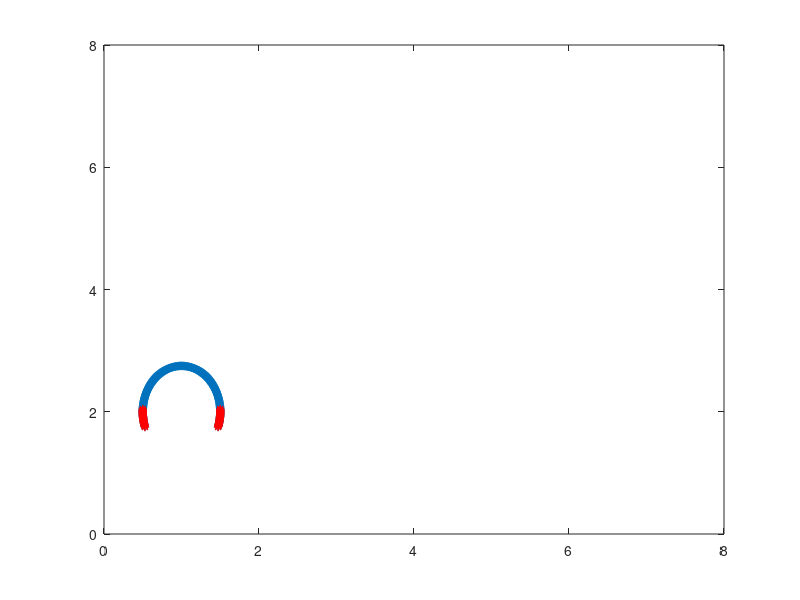

This chart was generated by the following MATLAB code:
close all;
clear all;
L = 8;                              % length of computational domain (m)
N = 512;                            % number of Cartesian grid meshwidths at the finest level of the AMR grid
dx = L/N;                           % Cartesian mesh width (m)
ds = dx/2;
 
 
 
a=.5;
b=.75;
d=-0.25;
factor_a=.8;
 
F=5e0;
 
theta=zeros(1000,1);
theta_lim=asin(d/b);
theta_test=pi/2;
 
x_points=zeros(1000,1);
z_points=zeros(1000,1);
id_points=zeros(1000,1);
offset = 0;
 
kappa_spring = 1.0e5;               % spring constant (Newton)
kappa_beam = 5.0e3;                % beam stiffness constant (Newton m^2)
%kappa_beam_flexible = kappa_beam/5;               % beam stiffness constant (Newton m^2)
kappa_target = kappa_spring;        % target point penalty spring constant (Newton)
 
c=0;
while(theta_test<(pi-theta_lim))
    c=c+1;
    theta(c)=theta_test;
     
    x_points(c)=a*cos(theta(c));
    z_points(c)=b*sin(theta(c));
    id_points(c)=c-1;
     
    theta_test=ds/((a*sin(theta(c)))^(2)+(b*cos(theta(c)))^(2))^(.5)+theta(c);
     
end
 
c_stiff=c;
 
 
npts=2*c-1;
npts_wing=floor(npts/2);
npts_musc=floor(npts_wing/4);
 
for j=(c+1):(npts)
    x_points(j)=-1*x_points(j-c+1);
    z_points(j)=z_points(j-c+1);
    id_points(j)=j-1;
end
 
 
 
mesh_name = 'plate2d_whole_';      % structure name
 
xShift = 1;
yShift = 2;
 
x_points=x_points(1:npts)+xShift;
z_points=z_points(1:npts)+yShift;
it_points=id_points(1:npts);
 
plot(x_points(:),z_points(:),'*')
axis([0 8 0 8])

vertex_fid = fopen([mesh_name num2str(N) '.vertex'], 'w');
 
fprintf(vertex_fid, '%d\n', npts);
 
for j=1:npts
    fprintf(vertex_fid, '%1.16e %1.16e\n', x_points(j), z_points(j));
end
 
fclose(vertex_fid);
 

%%%%%%%%%%%%%%%%%%%%%%%%%%%%%%%%%%%%%%%%%%%%%%%%%%%%%%%%%%%%%%%%%%%%%%%%%%%%%%%%
 
%% Write out the spring information for the bell
spring_fid = fopen([mesh_name num2str(N) '.spring'], 'w');
npts_spring_type1=npts-1;
 
fprintf(spring_fid, '%d\n', npts-1);
 
 
for s = 1:c-1
    resting=sqrt((x_points(s)-x_points(s+1))^(2)+(z_points(s)-z_points(s+1))^(2));
    fprintf(spring_fid, '%d %d %1.16e %1.16e %d\n', id_points(s)+1, id_points(s+1)+1, kappa_spring*ds/(ds^2), resting, 0);
end
for s = c+1:npts-1
    resting=sqrt((x_points(s)-x_points(s+1))^(2)+(z_points(s)-z_points(s+1))^(2));
    fprintf(spring_fid, '%d %d %1.16e %1.16e %d\n', id_points(s)+1, id_points(s+1)+1, kappa_spring*ds/(ds^2), resting, 0);
end
resting=sqrt((x_points(1)-x_points(c+1))^(2)+(z_points(1)-z_points(c+1))^(2));
fprintf(spring_fid, '%d %d %1.16e %1.16e %d\n', id_points(1)+1, id_points(c+1)+1, kappa_spring*ds/(ds^2), resting, 0);
 
 
fclose(spring_fid);
 
 
 
%
% %%%%%%%%%%%%%%%%%%%%%%%%%%%%%%%%%%%%%%%%%%%%%%%%%%%%%%%%%%%%%%%%%%%%%%%%%%%%%%%%
%
%% Write out the beam information
beam_fid = fopen([mesh_name num2str(N) '.beam'], 'w');
 
fprintf(beam_fid, '%d\n', npts-2);
 
for s = 2:c-1
    C1 = x_points(s-1)+x_points(s+1)-2*x_points(s);
    C2 = z_points(s-1)+z_points(s+1)-2*z_points(s);
    fprintf(beam_fid, '%d %d %d %1.16e %1.16e %1.16e\n', id_points(s-1)+1, id_points(s)+1, id_points(s+1)+1, kappa_beam*ds/(ds^4), C1, C2);
end
for s = c+2:npts-1
    C1 = x_points(s-1)+x_points(s+1)-2*x_points(s);
    C2 = z_points(s-1)+z_points(s+1)-2*z_points(s);
    fprintf(beam_fid, '%d %d %d %1.16e %1.16e %1.16e\n', id_points(s-1)+1, id_points(s)+1, id_points(s+1)+1, kappa_beam*ds/(ds^4), C1, C2);
end
 
C1 = x_points(c+2)+x_points(1)-2*x_points(c+1);
C2 = z_points(c+2)+z_points(1)-2*z_points(c+1);
fprintf(beam_fid, '%d %d %d %1.16e %1.16e %1.16e\n', id_points(c+2)+1, id_points(c+1)+1, id_points(1)+1, kappa_beam*ds/(ds^4), C1, C2);
 
C1 = x_points(c+1)+x_points(2)-2*x_points(1);
C2 = z_points(c+1)+z_points(2)-2*z_points(1);
fprintf(beam_fid, '%d %d %d %1.16e %1.16e %1.16e\n', id_points(c+1)+1, id_points(1)+1, id_points(2)+1, kappa_beam*ds/(ds^4), C1, C2);
 
 
 
fclose(beam_fid);
 
%
% %%%%%%%%%%%%%%%%%%%%%%%%%%%%%%%%%%%%%%%%%%%%%%%%%%%%%%%%%%%%%%%%%%%%%%%%%%%%%%%%
%
%% Write out the muscle information
 
muscle_name= 'plate2d_muscle_';
 
musc_vertex_fid = fopen([muscle_name num2str(N) '.vertex'], 'w');
 
 
hold on
fprintf(musc_vertex_fid, '%d\n', npts_musc*2);
for s = 1:npts_musc
    fprintf(musc_vertex_fid, '%1.16e %1.16e\n', x_points(npts_wing+1-npts_musc+s), z_points(npts_wing+1-npts_musc+s));
    plot(x_points(npts_wing+1-npts_musc+s),z_points(npts_wing+1-npts_musc+s),'r*');
end
for s = 1:npts_musc
    fprintf(musc_vertex_fid, '%1.16e %1.16e\n', x_points(npts-npts_musc+s), z_points(npts-npts_musc+s));
    plot(x_points(npts-npts_musc+s),z_points(npts-npts_musc+s),'r*');
end
fclose(musc_vertex_fid);
 
musc_spring_fid = fopen([muscle_name num2str(N) '.spring'], 'w');
 
fprintf(musc_spring_fid, '%d\n', npts_musc);
 
 
for s = 1:npts_musc
 
    fprintf(musc_spring_fid, '%d %d %1.16e %1.16e %d\n', s-1+1, s+npts_musc-1+1, F, 0, 1);
     
end
 
fclose(musc_spring_fid);
